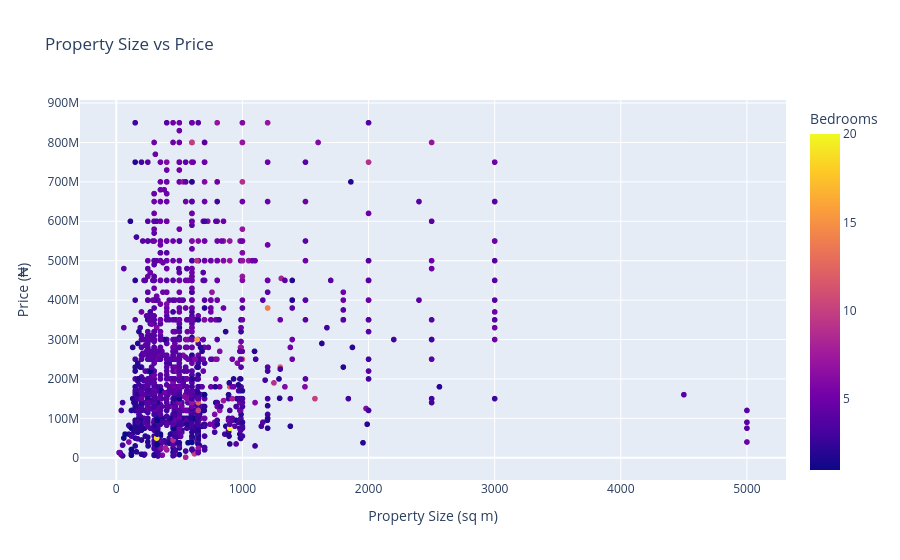

This figure's notebook cell:
### Code cell
fig5 = px.scatter(df, x='property_size', y='price', color='bedrooms',
                  title="Property Size vs Price",
                  labels={'property_size':'Property Size (sq m)', 'price':'Price (₦)', 'bedrooms':'Bedrooms'},
                  hover_data=['state_mapped','furnishing'])
fig5.show()

### Figure 1 — Plotly figure (JSON) as saved in the notebook; plotly's stock layout.template omitted (floating-point values rounded to 4 significant figures; data arrays with more than 128 entries replaced by an {"elided": "..."} marker saying what was removed)
{"data": [{"customdata": {"elided": "1799x2 str values"}, "hovertemplate": "Property Size (sq m)=%{x}<br>Price (₦)=%{y}<br>state_mapped=%{customdata[0]}<br>furnishing=%{customdata[1]}<br>Bedrooms=%{marker.color}<extra></extra>", "legendgroup": "", "marker": {"color": {"elided": "1799 float values"}, "coloraxis": "coloraxis", "symbol": "circle"}, "mode": "markers", "name": "", "showlegend": false, "type": "scattergl", "x": {"elided": "1799 float values"}, "xaxis": "x", "y": {"elided": "1799 float values"}, "yaxis": "y"}], "layout": {"coloraxis": {"colorbar": {"title": {"text": "Bedrooms"}}, "colorscale": [[0, "#0d0887"], [0.1111, "#46039f"], [0.2222, "#7201a8"], [0.3333, "#9c179e"], [0.4444, "#bd3786"], [0.5556, "#d8576b"], [0.6667, "#ed7953"], [0.7778, "#fb9f3a"], [0.8889, "#fdca26"], [1, "#f0f921"]]}, "legend": {"tracegroupgap": 0}, "title": {"text": "Property Size vs Price"}, "xaxis": {"anchor": "y", "domain": [0, 1], "title": {"text": "Property Size (sq m)"}}, "yaxis": {"anchor": "x", "domain": [0, 1], "title": {"text": "Price (₦)"}}}}
